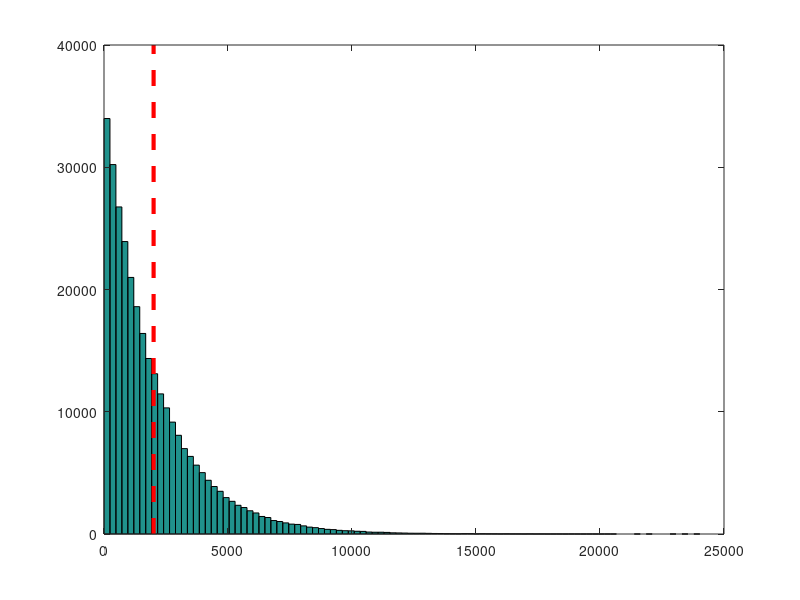

The MATLAB source for this figure: (Note: this script raises an error after producing the figure.)
%% Figure 1A - Generation of NSPs

n           = 30;                       % desired number of spikes
rate        = 0.5;                      % rate in spikes per second
randNumbers = rand(n,10000);            % n random numbers, uniform distribution

ISIs        = -log(randNumbers)/rate;   % ISIs in seconds
ISIs        = ISIs*1000;                % ISIs in milliseconds

SpikeTimes  = cumsum(ISIs,1);           % Convert ISIs to SpikeTimes
SpikeTimes  = SpikeTimes - repmat(SpikeTimes(1,:),30,1); % Set the first time to zero

% Check howmany of the generated patterns has 30 pulses in 60s
[N,C]       = hist(SpikeTimes(30,:),(20000:2000:120000)); 
fprintf('%d patterns have exactly 30 pulses spanning 60s\n', N(C==60000))

% Select NSPs which has 30 pulses spanning 60s
selectedSpikeTimes = SpikeTimes(:,SpikeTimes(30,:)>59000 & SpikeTimes(30,:)<61000);

% Figure 1A - Argunsah and Israely, iScience, 2023.
figure;
hist(ISIs(:),100); hold on; plot([2000 2000],[0 4*10e3],'--r','Linewidth',3);
ax = gca;
ax.FontSize = 24; 
set(ax,'box','off','color','none');

set(gca,'TickDir','out');
xticks([0 0.2 0.4 0.6 0.8 1 1.5 2 2.5 3]*10e3);
xticklabels({'0','2','4','6','8','10','15','20','25','30'});
xlabel('Inter Pulse Interval (s)','FontSize',24,'Color','k');
ylabel('Frequency','FontSize',24,'Color','k');
axis([0 2*10e3 0 4*10e3]);

% Figure 1A inset - Argunsah and Israely, iScience, 2023.
figure;
hist(SpikeTimes(30,:),(20000:2000:120000));
ax = gca;
ax.FontSize = 24; 
set(ax,'box','off','color','none');

set(gca,'TickDir','out');
xticks([0 1 2 3 4 5 6 7 8 9 10]*10e3);
xlabel('End of 30pulse Stimulation (ms)','FontSize',24,'Color','k');
ylabel('Frequency','FontSize',24,'Color','k');

% Example NSPs
figure; hold on;
for i = 1:50
    plot(selectedSpikeTimes(:,i),i*ones(1,30),'k.','LineStyle','none');
end
ax = gca;
ax.FontSize = 24; 
set(ax,'box','off','color','none');

set(gca,'TickDir','out');
xlabel('Time (ms)','FontSize',24,'Color','k');
ylabel('Pulse Trains','FontSize',24,'Color','k');
title('Example NSPs','FontSize',24,'Color','k');
